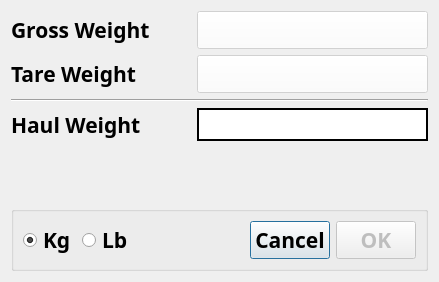
<?xml version="1.0" encoding="UTF-8"?>
<ui version="4.0">
 <class>loadcellDialog</class>
 <widget class="QDialog" name="loadcellDialog">
  <property name="enabled">
   <bool>true</bool>
  </property>
  <property name="geometry">
   <rect>
    <x>0</x>
    <y>0</y>
    <width>439</width>
    <height>282</height>
   </rect>
  </property>
  <property name="windowTitle">
   <string>Load Cell</string>
  </property>
  <layout class="QVBoxLayout" name="verticalLayout">
   <item>
    <layout class="QFormLayout" name="formLayout">
     <item row="0" column="0">
      <widget class="QLabel" name="label_2">
       <property name="minimumSize">
        <size>
         <width>180</width>
         <height>0</height>
        </size>
       </property>
       <property name="font">
        <font>
         <family>Arial Black</family>
         <pointsize>16</pointsize>
         <bold>true</bold>
        </font>
       </property>
       <property name="text">
        <string>Gross Weight</string>
       </property>
      </widget>
     </item>
     <item row="1" column="0">
      <widget class="QLabel" name="label_3">
       <property name="minimumSize">
        <size>
         <width>180</width>
         <height>0</height>
        </size>
       </property>
       <property name="font">
        <font>
         <family>Arial Black</family>
         <pointsize>16</pointsize>
         <bold>true</bold>
        </font>
       </property>
       <property name="text">
        <string>Tare Weight</string>
       </property>
      </widget>
     </item>
     <item row="1" column="1">
      <widget class="QPushButton" name="tareBtn">
       <property name="enabled">
        <bool>false</bool>
       </property>
       <property name="font">
        <font>
         <family>Arial Black</family>
         <pointsize>16</pointsize>
         <bold>true</bold>
        </font>
       </property>
       <property name="styleSheet">
        <string notr="true">QWidget {
    background-color: white;
}</string>
       </property>
       <property name="text">
        <string/>
       </property>
       <property name="autoDefault">
        <bool>false</bool>
       </property>
       <property name="flat">
        <bool>false</bool>
       </property>
      </widget>
     </item>
     <item row="0" column="1">
      <widget class="QPushButton" name="grossBtn">
       <property name="enabled">
        <bool>false</bool>
       </property>
       <property name="font">
        <font>
         <family>Arial Black</family>
         <pointsize>16</pointsize>
         <bold>true</bold>
        </font>
       </property>
       <property name="styleSheet">
        <string notr="true">QWidget {
    background-color: white;
}</string>
       </property>
       <property name="text">
        <string/>
       </property>
       <property name="autoDefault">
        <bool>false</bool>
       </property>
       <property name="flat">
        <bool>false</bool>
       </property>
      </widget>
     </item>
    </layout>
   </item>
   <item>
    <widget class="Line" name="line">
     <property name="orientation">
      <enum>Qt::Horizontal</enum>
     </property>
    </widget>
   </item>
   <item>
    <layout class="QFormLayout" name="formLayout_2">
     <item row="0" column="0">
      <widget class="QLabel" name="label">
       <property name="minimumSize">
        <size>
         <width>180</width>
         <height>0</height>
        </size>
       </property>
       <property name="font">
        <font>
         <family>Arial Black</family>
         <pointsize>16</pointsize>
         <bold>true</bold>
        </font>
       </property>
       <property name="text">
        <string>Haul Weight</string>
       </property>
      </widget>
     </item>
     <item row="0" column="1">
      <widget class="QLabel" name="haulWtLabel">
       <property name="font">
        <font>
         <family>Arial Black</family>
         <pointsize>16</pointsize>
         <bold>true</bold>
        </font>
       </property>
       <property name="autoFillBackground">
        <bool>false</bool>
       </property>
       <property name="styleSheet">
        <string notr="true">QWidget {
    background-color: white;
}</string>
       </property>
       <property name="frameShape">
        <enum>QFrame::Box</enum>
       </property>
       <property name="lineWidth">
        <number>2</number>
       </property>
       <property name="text">
        <string/>
       </property>
      </widget>
     </item>
    </layout>
   </item>
   <item>
    <spacer name="verticalSpacer">
     <property name="orientation">
      <enum>Qt::Vertical</enum>
     </property>
     <property name="sizeHint" stdset="0">
      <size>
       <width>20</width>
       <height>40</height>
      </size>
     </property>
    </spacer>
   </item>
   <item>
    <layout class="QHBoxLayout" name="horizontalLayout_2">
     <item>
      <widget class="QGroupBox" name="groupBox">
       <property name="font">
        <font>
         <pointsize>14</pointsize>
        </font>
       </property>
       <property name="title">
        <string/>
       </property>
       <layout class="QHBoxLayout" name="horizontalLayout">
        <item>
         <widget class="QRadioButton" name="radioKg">
          <property name="font">
           <font>
            <family>Arial Black</family>
            <pointsize>16</pointsize>
            <bold>true</bold>
           </font>
          </property>
          <property name="text">
           <string>Kg</string>
          </property>
          <property name="checked">
           <bool>true</bool>
          </property>
         </widget>
        </item>
        <item>
         <widget class="QRadioButton" name="radioLb">
          <property name="font">
           <font>
            <family>Arial Black</family>
            <pointsize>16</pointsize>
            <bold>true</bold>
           </font>
          </property>
          <property name="text">
           <string>Lb</string>
          </property>
         </widget>
        </item>
        <item>
         <spacer name="horizontalSpacer">
          <property name="orientation">
           <enum>Qt::Horizontal</enum>
          </property>
          <property name="sizeHint" stdset="0">
           <size>
            <width>40</width>
            <height>20</height>
           </size>
          </property>
         </spacer>
        </item>
        <item>
         <widget class="QPushButton" name="cancelBtn">
          <property name="font">
           <font>
            <family>Arial Black</family>
            <pointsize>16</pointsize>
            <bold>true</bold>
           </font>
          </property>
          <property name="text">
           <string>Cancel</string>
          </property>
         </widget>
        </item>
        <item>
         <widget class="QPushButton" name="okBtn">
          <property name="enabled">
           <bool>false</bool>
          </property>
          <property name="font">
           <font>
            <family>Arial Black</family>
            <pointsize>16</pointsize>
            <bold>true</bold>
           </font>
          </property>
          <property name="text">
           <string>OK</string>
          </property>
         </widget>
        </item>
       </layout>
      </widget>
     </item>
    </layout>
   </item>
  </layout>
 </widget>
 <resources/>
 <connections/>
</ui>
